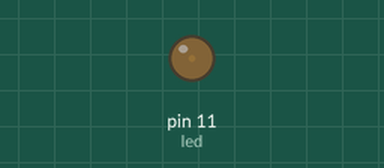
A sketch run on a simulated Arduino Uno, built with avr-gcc and run on an emulated ATmega328P. Shown: output pins drawn as LEDs (lit = HIGH).

Above: at 0.05 s.
At 1.15 s:
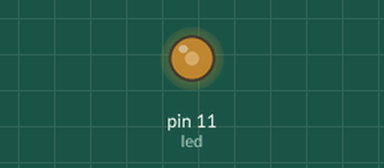
At 2.3 s:
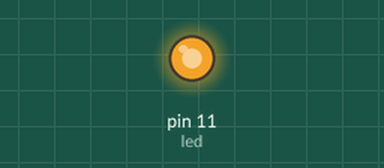
At 4.55 s:
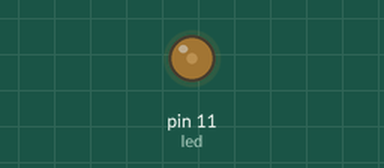
Timing chart, 0 to 6.6 s (numbered marks = the images above):
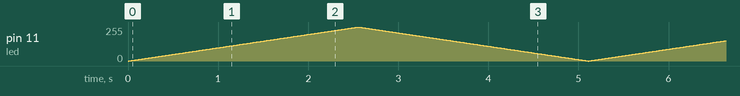

The sketch:

For_Leds.ino
```cpp
/*************************************************************************
**                                                                      **
**                 Descripció programa                                  **
**                                                                      **
*************************************************************************/

//******  Includes  ******************************************************


//******  Variables  *****************************************************

const int led = 11;
int temps = 10;

//*******  Setup  ********************************************************
void setup()
{
  pinMode(led, OUTPUT);
}

//******  Loop  **********************************************************
void loop ()
{
  for (int i = 0; i < 255; i++)
    {
      analogWrite(led, i);
      delay(temps);
    }

  for (int i = 255; i > 0; i--)
    {
      analogWrite(led, i);
      delay(temps);
    }
}
```
